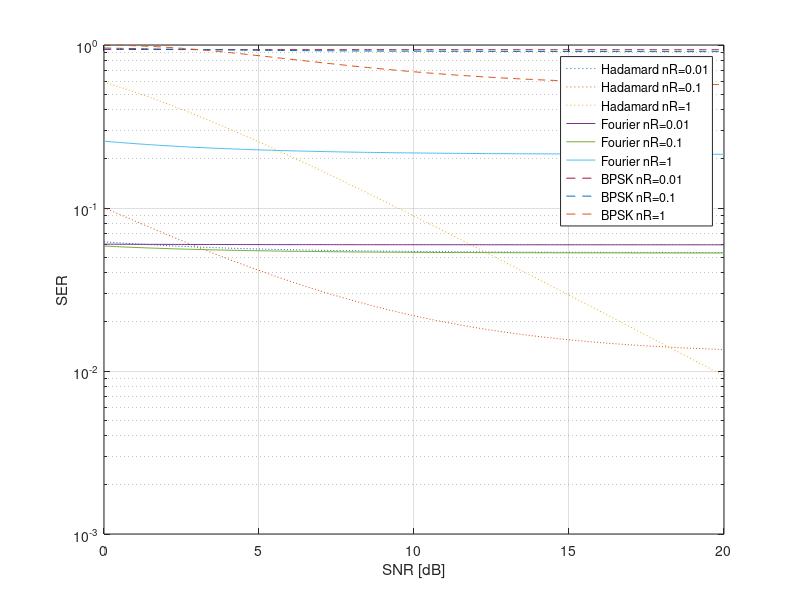

Here is the MATLAB script that generated this plot:
clear all
close all
M=16;
nR=[0.01 0.1 1]';
n_H=zeros(3,1);
SNRdB = 0:0.1:20; % SNR in dB array of values [0, 1, 2, ..., 20]
SNR = 10 .^ (SNRdB / 10); % Convert SNR from dB to linear scale
for m=1:3
n_H=nR(m)./SNR; % rumore Hadamard

AUTO(m)=nR(m)*(2*M.^2+1)./(3*M);
n_F(m,:)=nR(m)./(SNR.*M); % rumore Fourier

   for k=1:M-1
CROSS(m,k)=nR(m)/(M.*(sin(pi*k./M)).^2);
   end

% Hadamard (Green Machine) theoretical BER calculation
SER_H(m,:)=exp(- (M * nR(m) + n_H));

for k=1:M-1
     SER_H(m,:)=SER_H(m,:)+(1 - exp(-n_H));
end
 SER_H(m,:)=SER_H(m,:)./M;

 % Fourier Machine theoretical BER calculation
SER_F(m,:)=exp(- (AUTO(m) + n_F(m,:)));
for k=1:M-1
     SER_F(m,:)=SER_F(m,:)+(1 - exp(-CROSS(m,k)-n_F(m,:)));
end


 SER_F(m,:)=SER_F(m,:)./M;
 BER_PSK(m,:)=exp(-nR(m)+n_H)/2+(1 - exp(-n_H))/2;
 SER_PSK(m,:)=1-(1-BER_PSK(m,:)).^log2(M);
end


figure (1)
semilogy(SNRdB,SER_H, ':')
hold on
semilogy(SNRdB,SER_F)
semilogy(SNRdB,SER_PSK,'--')
grid on
xlabel('SNR [dB]')
ylabel('SER')
legend ('Hadamard nR=0.01','Hadamard nR=0.1','Hadamard nR=1', 'Fourier nR=0.01','Fourier nR=0.1','Fourier nR=1','BPSK nR=0.01','BPSK nR=0.1','BPSK nR=1')

